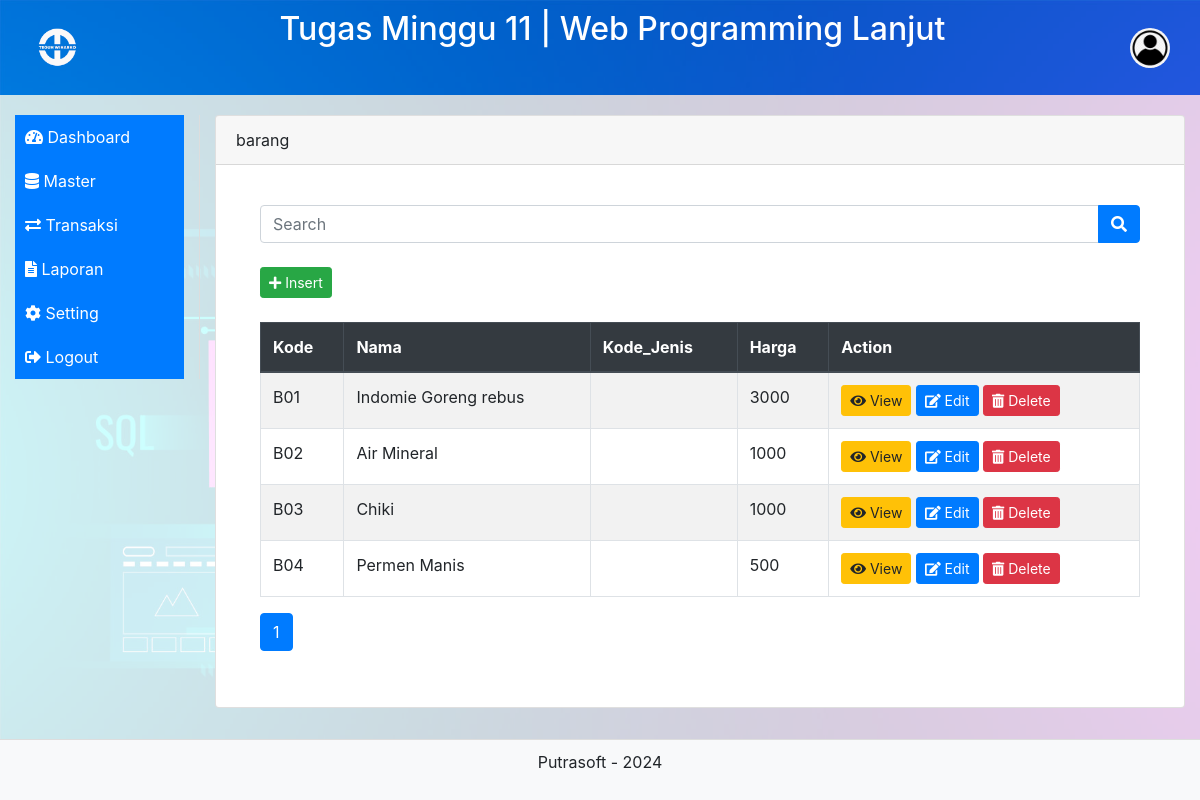
/list.php?table=barang, run on the app's committed database.
### tables this page shows
CREATE TABLE IF NOT EXISTS `barang` (
  `Kode` varchar(10) NOT NULL DEFAULT '',
  `Nama` varchar(255) DEFAULT NULL,
  `Kode_Jenis` varchar(50) NOT NULL,
  `Harga` decimal(10,0) DEFAULT NULL,
  PRIMARY KEY (`Kode`)
);

### list.php (the view, shortened to what this page needs)
<?php include("header.php"); ?>
<div class="container-fluid">
    <div class="row">
        <nav class="col-md-2 sidebar">
            <?php include("menu.php"); ?>
        </nav>
        <main class="col-md-10 content">
            <div class="card">
                <div class="card-header">
                    <?php echo htmlspecialchars($_GET["table"]); ?>
                </div>
                <div class="card-body">
                    <main role="main" class="col-md-9 ml-sm-auto col-lg-12 px-4 content">
                        <form method="post" class="mb-4">
                            <div class="input-group">
                                <input type="text" id="search" name="search" class="form-control" placeholder="Search" value="<?php echo isset($_POST['search']) ? htmlspecialchars($_POST['search']) : ''; ?>">
                                <div class="input-group-append">
                                    <button type="submit" class="btn btn-primary"><i class="fas fa-search"></i></button>
                                </div>
                            </div>
                        </form>
                        <button class="btn btn-success btn-sm" data-toggle="modal" data-target="#insertModal"><i class="fas fa-plus"></i>&nbsp;Insert</button>
                        <br><br>
                        <?php
                        require 'db.php';
                        $table_name = htmlspecialchars($_GET["table"]);
                        $stmt = $conn->query("SHOW COLUMNS FROM $table_name");
                        $columns = $stmt->fetchAll(PDO::FETCH_ASSOC);
                        $primaryKey = null;
                        foreach ($columns as $column) {
                            if ($column['Key'] === 'PRI') {
                                $primaryKey = $column['Field'];
                            }
                        }
                        $search = isset($_POST['search']) ? $_POST['search'] : '';
                        $page = isset($_POST['page']) ? (int)$_POST['page'] : 1;
                        $records_per_page = 10;
                        $offset = ($page - 1) * $records_per_page;
                        if (preg_match('/^[a-zA-Z0-9_]+$/', $table_name)) {
                            try {
                                $stmt = $conn->query("SHOW COLUMNS FROM $table_name");
                                $columns = $stmt->fetchAll(PDO::FETCH_COLUMN);
                                if ($columns) {
                                    $searchQuery = "";
                                    $totalStmt = $conn->prepare("SELECT COUNT(*) FROM $table_name $searchQuery");
                                    if ($search) {
                                        $totalStmt->execute(['search' => "%$search%"]);
                                    } else {
                                        $totalStmt->execute();
                                    }
                                    $total_rows = $totalStmt->fetchColumn();
                                    $stmt = $conn->prepare("SELECT * FROM $table_name $searchQuery LIMIT :limit OFFSET :offset");
                                    $stmt->bindValue(':limit', $records_per_page, PDO::PARAM_INT);
                                    $stmt->bindValue(':offset', $offset, PDO::PARAM_INT);
                                    $stmt->execute();
                                    $rows = $stmt->fetchAll(PDO::FETCH_ASSOC);
                                    if ($rows) {
                                        echo '<div class="table-responsive">';
                                        echo '<table class="table table-bordered table-striped">';
                                        echo '<thead class="thead-dark">';
                                        echo '<tr>';
                                        foreach (array_keys($rows[0]) as $column_name) {
                                            echo "<th scope='col'>$column_name</th>";
                                        }
                                        echo '<th scope="col">Action</th>';
                                        echo '</tr>';
                                        echo '</thead>';
                                        echo '<tbody>';
                                        foreach ($rows as $row) {
                                            $row_json = htmlspecialchars(json_encode($row));
                                            echo '<tr>';
                                            foreach ($row as $cell) {
                                                echo "<td>$cell</td>";
                                            }
                                            echo '<td>
                                                <button class="btn btn-sm btn-warning" data-toggle="modal" data-target="#viewModal" data-row="' . $row_json . '"><i class="fas fa-eye"></i>&nbsp;View</button>
                                                <button class="btn btn-sm btn-primary" data-toggle="modal" data-target="#editModal" data-row="' . $row_json . '"><i class="fas fa-edit"></i>&nbsp;Edit</button>
                                                <a href="delete.php?table=' . htmlspecialchars($table_name) . '&id=' . $row[$primaryKey] . '" class="btn btn-sm btn-danger" onclick="return confirm(\'Apakah Anda yakin ingin menghapus data ini?\');"><i class="fas fa-trash-alt"></i>&nbsp;Delete</a>
                                            </td>';
                                            echo '</tr>';
                                        }
                                        echo '</tbody>';
                                        echo '</table>';
                                        echo '</div>';
                                        $total_pages = ceil($total_rows / $records_per_page);
                                        echo '<nav>';
                                        echo '<ul class="pagination">';
                                        for ($i = 1; $i <= $total_pages; $i++) {
                                            $active = $i == $page ? 'active' : '';
                                            echo "<li class='page-item $active'><form method='post' style='display:inline;'><input type='hidden' name='table_name' value='" . htmlspecialchars($table_name) . "'><input type='hidden' name='search' value='" . htmlspecialchars($search) . "'><button type='submit' name='page' value='$i' class='page-link'>$i</button></form></li>";
                                        }
                                        echo '</ul>';
                                        echo '</nav>';
                                    } else {
                                        echo '<div class="alert alert-warning">No data found in the table.</div>';
                                    }
                                } else {
                                    echo '<div class="alert alert-danger">Invalid table name.</div>';
                                }
                            } catch (PDOException $e) {
                                echo '<div class="alert alert-danger">Error: ' . $e->getMessage() . '</div>';
                            }
                        } else {
                            echo '<div class="alert alert-danger">Invalid table name.</div>';
                        }
                        ?>
                    </main>
                </div>
            </div>
        </main>
    </div>
</div>
<?php include("footer.php"); ?>

### header.php (style rules this page uses)
body { display: flex; flex-direction: column; min-height: 100vh; background-image: url('assets/img/background.jpg'); background-size: cover; background-repeat: no-repeat; background-attachment: fixed; }
.container-fluid { flex: 1; background-color: rgba(255, 255, 255, 0.8); }
.sidebar { height: 100%; border-right: 1px solid #ddd; padding-right: 10px; margin-top: 20px; }
.content { padding: 20px; }

### data on the page
barang: Kode "B01", Nama "Indomie Goreng rebus", Harga "3000"
barang: Kode "B02", Nama "Air Mineral", Harga "1000"
barang: Kode "B03", Nama "Chiki", Harga "1000"
barang: Kode "B04", Nama "Permen Manis", Harga "500"

### other printed values
$title "Tugas Minggu 11 | Web Programming Lanjut"
$_GET["table"] "barang"
$column_name "Kode"
$column_name "Nama"
$column_name "Kode_Jenis"
$column_name "Harga"
